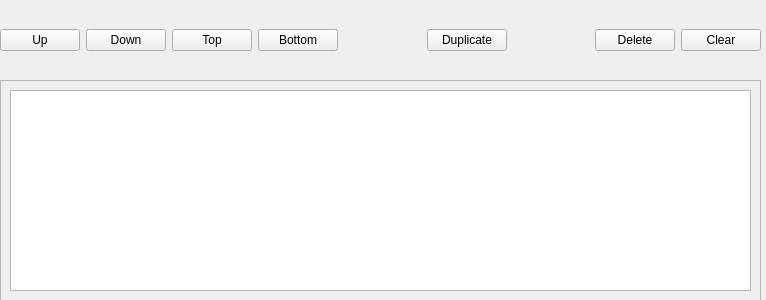
<?xml version="1.0" encoding="UTF-8"?>
<ui version="4.0">
 <class>Form</class>
 <widget class="QWidget" name="Form">
  <property name="geometry">
   <rect>
    <x>0</x>
    <y>0</y>
    <width>766</width>
    <height>300</height>
   </rect>
  </property>
  <property name="windowTitle">
   <string>Form</string>
  </property>
  <widget class="QFrame" name="frame">
   <property name="geometry">
    <rect>
     <x>0</x>
     <y>80</y>
     <width>761</width>
     <height>221</height>
    </rect>
   </property>
   <property name="frameShape">
    <enum>QFrame::StyledPanel</enum>
   </property>
   <property name="frameShadow">
    <enum>QFrame::Raised</enum>
   </property>
   <widget class="QTableView" name="tableView">
    <property name="geometry">
     <rect>
      <x>10</x>
      <y>10</y>
      <width>741</width>
      <height>201</height>
     </rect>
    </property>
   </widget>
  </widget>
  <widget class="QWidget" name="horizontalLayoutWidget">
   <property name="geometry">
    <rect>
     <x>0</x>
     <y>20</y>
     <width>761</width>
     <height>41</height>
    </rect>
   </property>
   <layout class="QHBoxLayout" name="horizontalLayout">
    <item>
     <widget class="QPushButton" name="moveUpButton">
      <property name="text">
       <string>Up</string>
      </property>
     </widget>
    </item>
    <item>
     <widget class="QPushButton" name="moveDownButton">
      <property name="text">
       <string>Down</string>
      </property>
     </widget>
    </item>
    <item>
     <widget class="QPushButton" name="moveTopButton">
      <property name="text">
       <string>Top</string>
      </property>
     </widget>
    </item>
    <item>
     <widget class="QPushButton" name="moveBottomButton">
      <property name="text">
       <string>Bottom</string>
      </property>
     </widget>
    </item>
    <item>
     <spacer name="horizontalSpacer_1">
      <property name="orientation">
       <enum>Qt::Horizontal</enum>
      </property>
      <property name="sizeHint" stdset="0">
       <size>
        <width>40</width>
        <height>20</height>
       </size>
      </property>
     </spacer>
    </item>
    <item>
     <widget class="QPushButton" name="duplicateButton">
      <property name="text">
       <string>Duplicate</string>
      </property>
     </widget>
    </item>
    <item>
     <spacer name="horizontalSpacer_2">
      <property name="orientation">
       <enum>Qt::Horizontal</enum>
      </property>
      <property name="sizeHint" stdset="0">
       <size>
        <width>40</width>
        <height>20</height>
       </size>
      </property>
     </spacer>
    </item>
    <item>
     <widget class="QPushButton" name="deleteButton">
      <property name="text">
       <string>Delete</string>
      </property>
     </widget>
    </item>
    <item>
     <widget class="QPushButton" name="clearButton">
      <property name="text">
       <string>Clear</string>
      </property>
     </widget>
    </item>
   </layout>
  </widget>
 </widget>
 <resources/>
 <connections/>
</ui>
